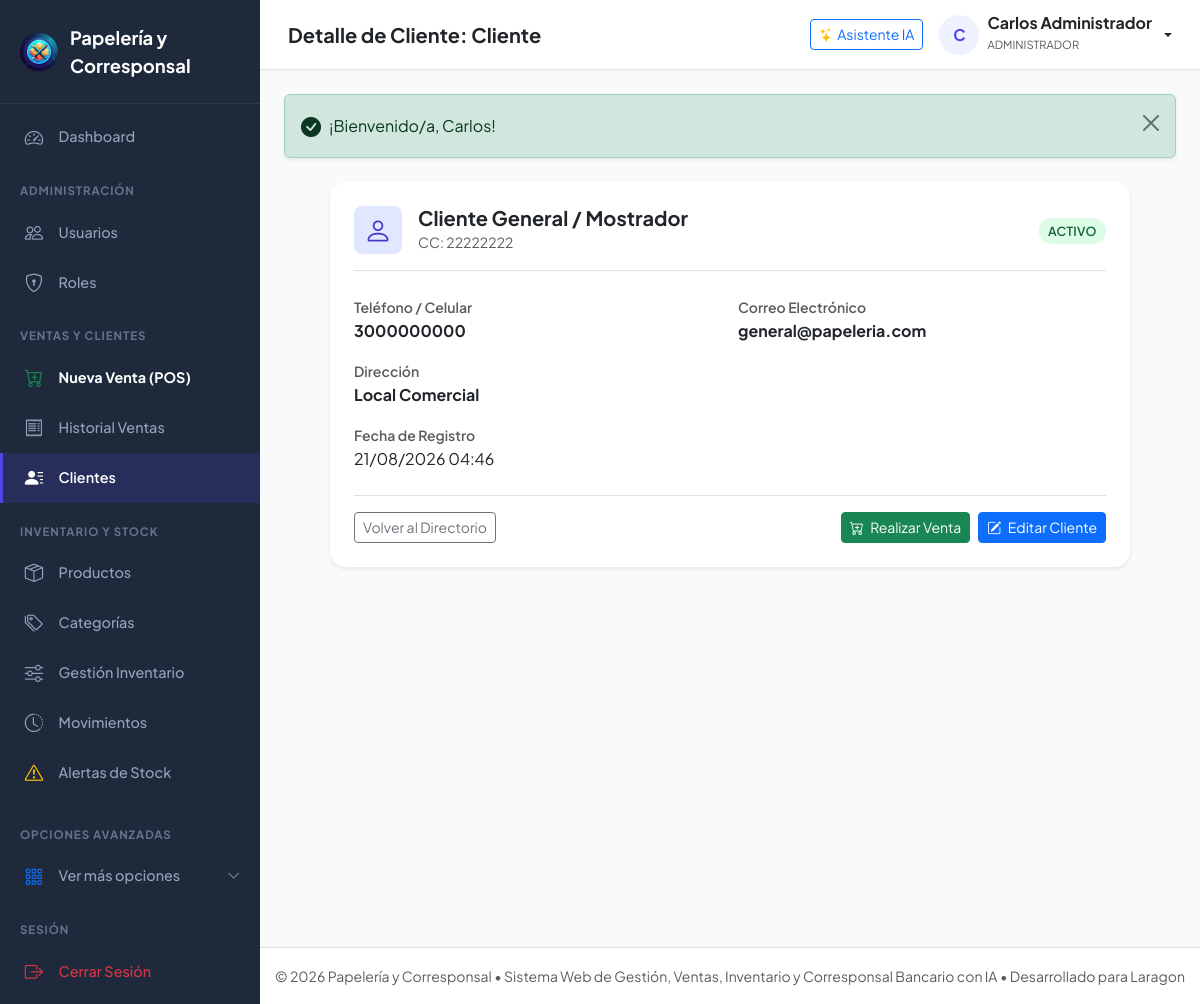
The app's page /Public/clientes/show?id=1 (signed in) with its own data.
### tables this page shows
CREATE TABLE IF NOT EXISTS `cliente` (
    `id_cliente` INT AUTO_INCREMENT PRIMARY KEY,
    `tipo_identificacion` ENUM('CC','CE','NIT','TI','PASAPORTE') NOT NULL,
    `numero_identificacion` VARCHAR(30) NOT NULL UNIQUE,
    `nombre` VARCHAR(100) NOT NULL,
    `apellido` VARCHAR(100) NULL,
    `telefono` VARCHAR(20) NULL,
    `correo` VARCHAR(150) NULL,
    `direccion` VARCHAR(200) NULL,
    `fecha_registro` DATETIME NOT NULL DEFAULT CURRENT_TIMESTAMP,
    `estado` ENUM('ACTIVO','INACTIVO') NOT NULL DEFAULT 'ACTIVO'
);

### Controllers/ClienteController.php (called while the page is built, shortened)
<?php
require_once __DIR__ . '/../Models/Cliente.php';
class ClienteController {
    private Cliente $clienteModel;
    public function __construct() {
        $this->clienteModel = new Cliente();
    }
    public function show(int $id): void {
        $cliente = $this->clienteModel->getById($id);
        require_once VIEWS_PATH . '/Clientes/show.php';
    }
}

### Public/index.php (called while the page is built, shortened)
<?php
require_once __DIR__ . '/../Config/config.php';
Router::resolve();

### Config/config.php (called while the page is built, shortened)
<?php
function env($key, $default = null) {
    $value = getenv($key);
    return $value;
}
function url($path = '') {
    $path = ltrim($path, '/');
    return BASE_URL . ($path ? '/' . $path : '');
}
function sanitize($data) {
    return htmlspecialchars(trim((string)$data), ENT_QUOTES, 'UTF-8');
}

### Config/database.php (called while the page is built, shortened)
<?php
require_once __DIR__ . '/config.php';
class Database {
    private static ?PDO $instance = null;
    public static function getConnection(): PDO {
        if (self::$instance === null) {
            $host = env('DB_HOST', '127.0.0.1');
            $port = env('DB_PORT', '3306');
            $dbName = env('DB_DATABASE', 'papeleria_corresponsal');
            $username = env('DB_USERNAME', 'root');
            $password = env('DB_PASSWORD', '');
            $dsn = "mysql:host={$host};port={$port};dbname={$dbName};charset=utf8mb4";
            $options = [
                PDO::ATTR_ERRMODE            => PDO::ERRMODE_EXCEPTION,
                PDO::ATTR_DEFAULT_FETCH_MODE => PDO::FETCH_ASSOC,
                PDO::ATTR_EMULATE_PREPARES   => false,
                PDO::MYSQL_ATTR_INIT_COMMAND => "SET NAMES utf8mb4 COLLATE utf8mb4_unicode_ci"
            ];
            try {
                self::$instance = new PDO($dsn, $username, $password, $options);
            } catch (PDOException $e) {
                try {
                    $dsnNoDb = "mysql:host={$host};port={$port};charset=utf8mb4";
                    return new PDO($dsnNoDb, $username, $password, $options);
                } catch (PDOException $ex) {
                    die("Error crítico de conexión a la base de datos en Laragon: " . $ex->getMessage());
                }
            }
        }
        return self::$instance;
    }
}

### models/Cliente.php (called while the page is built, shortened)
<?php
require_once __DIR__ . '/../Config/database.php';
class Cliente {
    private PDO $db;
    public function __construct() {
        $this->db = Database::getConnection();
    }
    public function getById(int $id): ?array {
        $stmt = $this->db->prepare("SELECT * FROM cliente WHERE id_cliente = :id LIMIT 1");
        $stmt->execute(['id' => $id]);
        $client = $stmt->fetch();
        return $client ?: null;
    }
}

### Views/Clientes/show.php (the view)
<?php
$pageTitle = 'Detalle de Cliente: ' . sanitize($cliente['nombre']);
require_once VIEWS_PATH . '/Layouts/header.php';
?>
<div class="card shadow-sm border-0 rounded-4 p-4 mx-auto" style="max-width: 800px;">
    <div class="d-flex align-items-center justify-content-between mb-4 border-bottom pb-3">
        <div class="d-flex align-items-center gap-3">
            <div class="stat-icon primary fs-3">
                <i class="bi bi-person"></i>
            </div>
            <div>
                <h5 class="fw-bold mb-0"><?= sanitize($cliente['nombre'] . ' ' . ($cliente['apellido'] ?? '')) ?></h5>
                <small class="text-muted"><?= $cliente['tipo_identificacion'] ?>: <?= sanitize($cliente['numero_identificacion']) ?></small>
            </div>
        </div>
        <div>
            <span class="badge-custom <?= $cliente['estado'] === 'ACTIVO' ? 'badge-active' : 'badge-inactive' ?>">
                <?= $cliente['estado'] ?>
            </span>
        </div>
    </div>
    <div class="row g-3 mb-4">
        <div class="col-md-6">
            <label class="text-muted small fw-semibold">Teléfono / Celular</label>
            <div class="fs-6 fw-bold"><?= sanitize($cliente['telefono'] ?? 'No registrado') ?></div>
        </div>
        <div class="col-md-6">
            <label class="text-muted small fw-semibold">Correo Electrónico</label>
            <div class="fs-6 fw-bold"><?= sanitize($cliente['correo'] ?? 'No registrado') ?></div>
        </div>
        <div class="col-12">
            <label class="text-muted small fw-semibold">Dirección</label>
            <div class="fs-6 fw-bold"><?= sanitize($cliente['direccion'] ?? 'No registrada') ?></div>
        </div>
        <div class="col-md-6">
            <label class="text-muted small fw-semibold">Fecha de Registro</label>
            <div><?= date('d/m/Y H:i', strtotime($cliente['fecha_registro'])) ?></div>
        </div>
    </div>
    <div class="d-flex justify-content-between pt-3 border-top">
        <a href="<?= url('clientes') ?>" class="btn btn-outline-secondary btn-sm">Volver al Directorio</a>
        <div class="d-flex gap-2">
            <a href="<?= url('ventas/create') ?>" class="btn btn-success btn-sm">
                <i class="bi bi-cart-plus me-1"></i> Realizar Venta
            </a>
            <a href="<?= url('clientes/edit?id=' . $cliente['id_cliente']) ?>" class="btn btn-primary btn-sm">
                <i class="bi bi-pencil-square me-1"></i> Editar Cliente
            </a>
        </div>
    </div>
</div>
<?php require_once VIEWS_PATH . '/Layouts/footer.php'; ?>

### Views/Layouts/header.php (shortened to what this page needs)
<!DOCTYPE html>
<html lang="es">
<head>
    <link href="https://cdn.jsdelivr.net/npm/bootstrap@5.3.2/dist/css/bootstrap.min.css" rel="stylesheet">
    <link rel="stylesheet" href="https://cdn.jsdelivr.net/npm/bootstrap-icons@1.11.3/font/bootstrap-icons.min.css">
    <link rel="stylesheet" href="<?= url('css/style.css') ?>">
</head>
<body>
    <div id="wrapper">
        <?php if (isset($_SESSION['user_id'])): ?>
            <?php require_once VIEWS_PATH . '/Layouts/sidebar.php'; ?>
            <div id="content-wrapper">
                <header class="topbar">
                    <div class="d-flex align-items-center gap-3">
                        <h5 class="mb-0 fw-bold text-dark"><?= isset($pageTitle) ? sanitize($pageTitle) : 'Panel de Control' ?></h5>
                    </div>
                    <div class="d-flex align-items-center gap-3">
                        <?php if (($_SESSION['user_role'] ?? '') === 'ADMINISTRADOR'): ?>
                            <a href="<?= url('ia') ?>" class="btn btn-sm btn-outline-primary d-none d-sm-inline-flex align-items-center gap-1">
                                <i class="bi bi-stars text-warning"></i> Asistente IA
                            </a>
                        <?php endif; ?>
                        <div class="user-badge dropdown">
                            <a href="#" class="d-flex align-items-center gap-2 text-decoration-none dropdown-toggle text-dark" data-bs-toggle="dropdown">
                                <div class="user-avatar">
                                    <?= strtoupper(substr($_SESSION['user_name'] ?? 'U', 0, 1)) ?>
                                </div>
                                <div class="d-none d-sm-block text-start">
                                    <div class="fw-bold fs-6 lh-1"><?= sanitize($_SESSION['user_name'] ?? 'Usuario') ?></div>
                                    <small class="text-muted text-uppercase" style="font-size: 0.7rem;"><?= sanitize($_SESSION['user_role'] ?? '') ?></small>
                                </div>
                            </a>
                        </div>
                    </div>
                </header>
                <main class="container-fluid p-4">
                    <?php require_once VIEWS_PATH . '/Components/alerts.php'; ?>
        <?php endif; ?>

### Public/css/style.css (style rules this page uses)
:root { --primary-color: #4f46e5; --primary-hover: #4338ca; --primary-light: #eef2ff; --secondary-color: #0ea5e9; --success-color: #10b981; --warning-color: #f59e0b; --danger-color: #ef4444; --dark-bg: #0f172a; --sidebar-bg: #1e293b; --sidebar-hover: #334155; --sidebar-text: #94a3b8; --sidebar-active: #ffffff; --card-bg: #ffffff; --body-bg: #f8fafc; --border-color: #e2e8f0; --text-main: #1e293b; --text-muted: #64748b; --radius-sm: 8px; --radius-md: 12px; --radius-lg: 16px; --shadow-sm: 0 1px 3px rgba(0,0,0,0.05); --shadow-md: 0 4px 6px -1px rgba(0,0,0,0.07), 0 2px 4px -2px rgba(0,0,0,0.05); --shadow-lg: 0 10px 15px -3px rgba(0,0,0,0.08), 0 4px 6px -4px rgba(0,0,0,0.04); }
body { font-family: 'Plus Jakarta Sans', 'Inter', -apple-system, BlinkMacSystemFont, 'Segoe UI', Roboto, sans-serif; background-color: var(--body-bg); color: var(--text-main); min-height: 100vh; display: flex; flex-direction: column; }
#wrapper { display: flex; min-height: 100vh; width: 100%; }
#content-wrapper { flex-grow: 1; display: flex; flex-direction: column; overflow-x: hidden; }
.topbar { background: #ffffff; border-bottom: 1px solid var(--border-color); height: 70px; padding: 0 1.75rem; display: flex; align-items: center; justify-content: space-between; box-shadow: var(--shadow-sm); }
.user-badge { display: flex; align-items: center; gap: 0.75rem; }
.user-avatar { width: 40px; height: 40px; border-radius: 50%; background: var(--primary-light); color: var(--primary-color); display: flex; align-items: center; justify-content: center; font-weight: 700; }
.stat-icon { width: 48px; height: 48px; border-radius: var(--radius-sm); display: flex; align-items: center; justify-content: center; font-size: 1.35rem; }
.stat-icon.primary { background: #e0e7ff; color: #4338ca; }
.badge-custom { padding: 0.4em 0.75em; font-size: 0.78rem; font-weight: 600; border-radius: 20px; letter-spacing: 0.02em; }
.badge-active { background: #dcfce7; color: #166534; }

### records on screen
cliente: nombre "Detalle de Cliente: Cliente", nombre+apellido "Cliente General / Mostrador", tipo_identificacion "CC", numero_identificacion "22222222", estado "ACTIVO", telefono "3000000000", correo "general@papeleria.com", direccion "Local Comercial", fecha_registro "21/08/2026 04:46"

### other values on screen
APP_NAME "Papelería y Corresponsal"
substr($_SESSION['user_name'] ?? 'U', 0, 1) "C"
$_SESSION['user_name'] "Carlos Administrador"
$_SESSION['user_role'] "ADMINISTRADOR"
$flash['message'] "¡Bienvenido/a, Carlos!"
